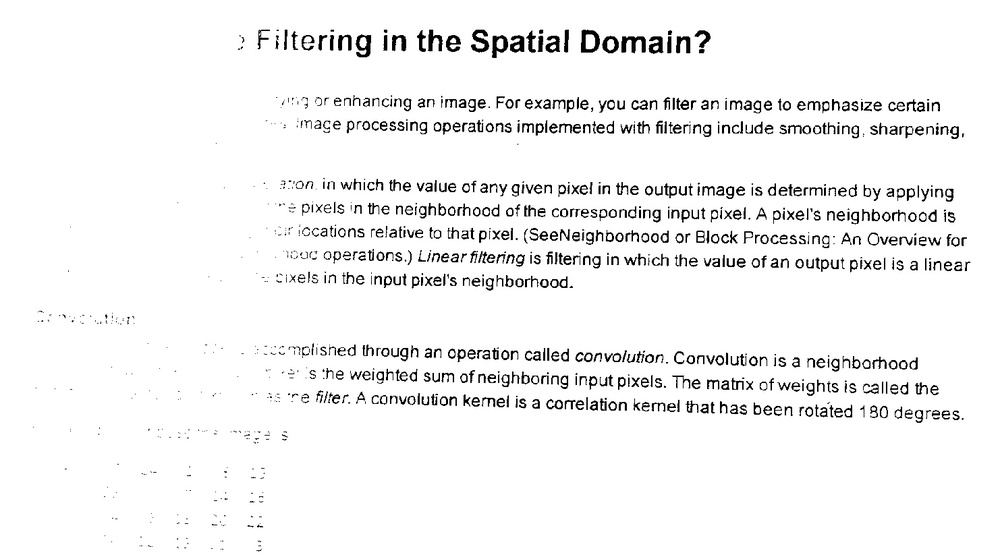
#> input picture REPASO1/resul_sustraccion_3T.jpg, 1000 x 559 px, shrunk from 1482 x 829 before the run
$ python histogram.py
#> lines starting #> are read from the running program, lines starting #| are printed output that depends on the picture; after the words box and inside, x2 and y2 are one past the last pixel; in counts of white or black regions, pixels touching at a corner belong together
import cv2 as cv
import numpy as np
from matplotlib import pyplot as plt
import math

#datos
img = cv.imread('resul_sustraccion_3T.jpg', cv.IMREAD_GRAYSCALE)
#> img is the input picture: shape (559, 1000); min 0, max 255, mean 243
alto = img.shape[0]
#> alto = 559
ancho = img.shape[1]
#> ancho = 1000
intensidad = 256
Sn = np.zeros(intensidad ,np.float32)

#histograma
histograma = np.zeros((intensidad, 1) ,np.float32)

for i in range(alto):
    for j in range(ancho):
        histograma[img[i][j]][0] = histograma[img[i][j]][0] + 1
#> after the loop, histograma = 256 values, max 458100 at index 255, min 85 at index 59, mean 2183.6

#hallando Pn
Pn = np.zeros(intensidad ,np.float32)
alto_x_ancho = alto*ancho
#> alto_x_ancho = 559000
Pn[0] = histograma[0][0]/alto_x_ancho
Sn[0] = math.floor((intensidad-1)*Pn[0])

#Agsignando los Sn
for i in range(1,intensidad):
    Pn[i] = histograma[i][0]/alto_x_ancho + Pn[i-1]
    Sn[i] = math.floor((intensidad-1)*Pn[i])
#> after the loop, Pn = 256 values from 0.00889 to 1; Sn = 256 values from 2 to 255

#Cambiando los valores a la imagen
for i in range(alto):
        for j in range(ancho):
            img[i][j] = int(Sn[img[i][j]])
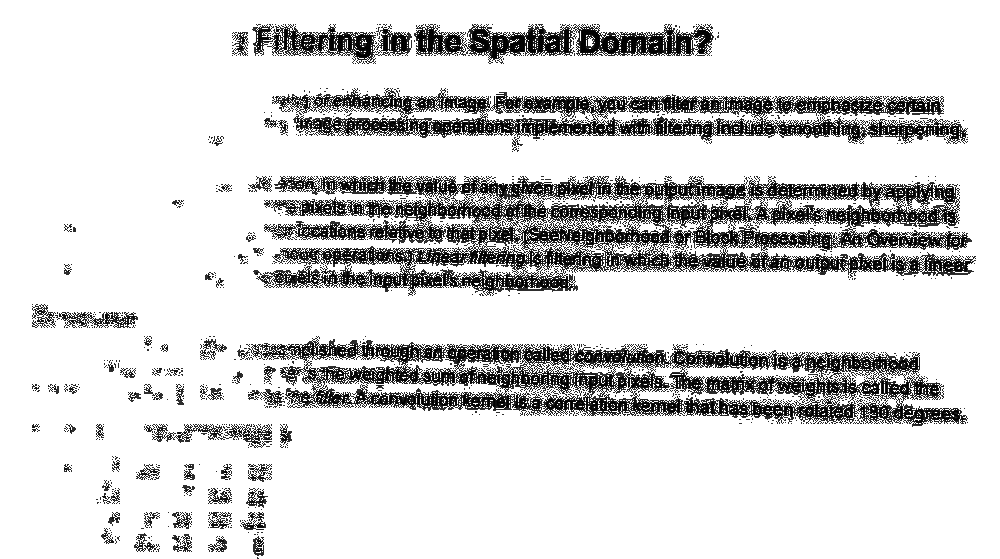
#> img: shape (559, 1000); 17.8% of pixels changed, all inside (x1, y1, x2, y2) = (32, 24, 976, 559)


cv.imshow('Nueva Imgen',img)
cv.imwrite('resul_sustraccion_3T_histograma.png', img)
cv.waitKey(0)
cv.destroyAllWindows()
cv.waitKey(1)
exit()
#> (the program exits here)
